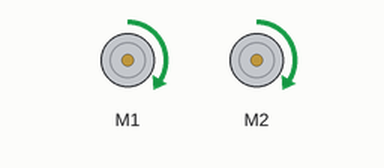
A program run on a simulated Raspberry Pi (BCM pin numbers). Shown: 2 × DC motor (green arrow = forward, orange = backward, longer = faster). Motors are numbered in the order the program creates them (left before right in a Robot).

Above: at 0.1 s.
Timing chart, 0 to 1.6 s (numbered marks = the images above):
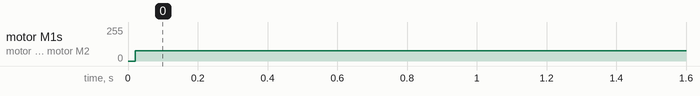

Measured:
- by itself, motor M1, motor M2: stopped → forward 76/255 at 0.02 s

The program:

blacklinefollowerusingRPI.py
```python
###############################
#  PiBot Line Following
#  Davis MT
#  28.02.2020
###############################

# import libraries
import RPi.GPIO as gpio
from gpiozero import Robot
robby = Robot(left=(19,26), right=(20, 21))

# set pin mapping to BOARD
gpio.setmode(gpio.BCM)


# turn off channel warnings messages
gpio.setwarnings(False)

# Set GPIO pins as output
#gpio.setup(13,gpio.OUT)
#gpio.setup(15,gpio.OUT)
#we need only two wires because we don't do reverse
gpio.setup(19,gpio.OUT)
gpio.setup(20,gpio.OUT)


# set GPIO pins as inputs
leftSensor = 27
rightSensor = 17
gpio.setup(leftSensor,gpio.IN)
gpio.setup(rightSensor,gpio.IN)

# turn on left motor
def leftOn():
    gpio.output(20,1)

# turn off left motor
def leftOff():
    gpio.output(20,0)


# turn on right motor
def rightOn():
    gpio.output(19,1)


#turn off right motor
def rightOff():
    gpio.output(19,0)


# turn off all motors
def stopAll():
    gpio.output(19,0)
    gpio.output(20,0)


# main program loop

stopAll()   # make sure all pin are set to off

while True:

    # if left and right sensors are off stop both motors
    if gpio.input(leftSensor)==0 and gpio.input(rightSensor) == 0:
        #leftOff()
        #rightOff()
        #robby.stop()  #unevenness of track can cause both sensors to go high
        robby.stop()


    # if both sensors are on then turn both motors on
    if gpio.input(leftSensor)==1 and gpio.input(rightSensor)==1:
        #leftOn()
        #rightOn()
        robby.forward(.3)

    # if left sensor is on turn right motor off (pivot left)
    if gpio.input(leftSensor)==1 and gpio.input(rightSensor)==0:
        #leftOn()
        #rightOff()
        robby.left(.3)

    # if right sensor is on turn left motor off (pivot right)
    if gpio.input(leftSensor)==0 and gpio.input(rightSensor)==1:
        #leftOff()
        #rightOn()
        robby.right(.3)

gpio.cleanup()
```
